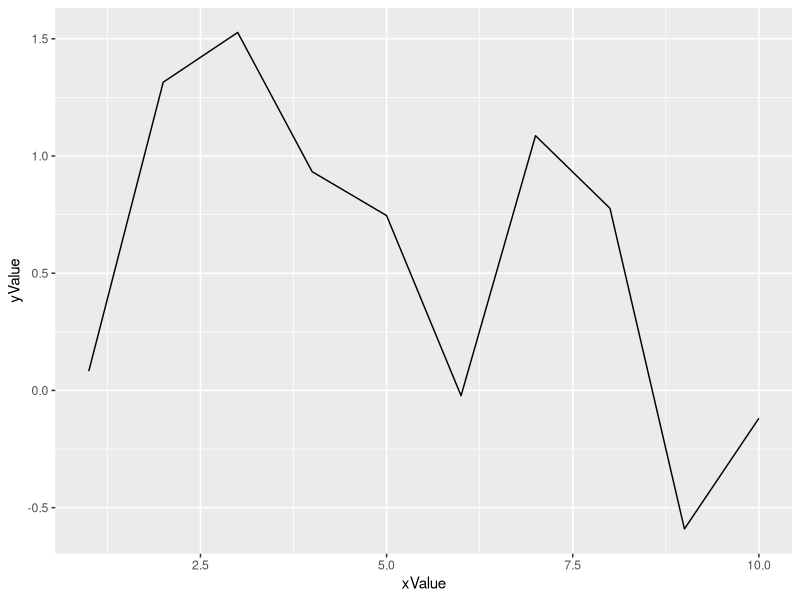

The R source for this figure:
# Libraries >install.packages('ggplot2')
library(ggplot2)

# create data
xValue <- 1:10
yValue <- cumsum(rnorm(10))
data <- data.frame(xValue,yValue)

# Plot
ggplot(data, aes(x=xValue, y=yValue)) + 
    geom_line()

